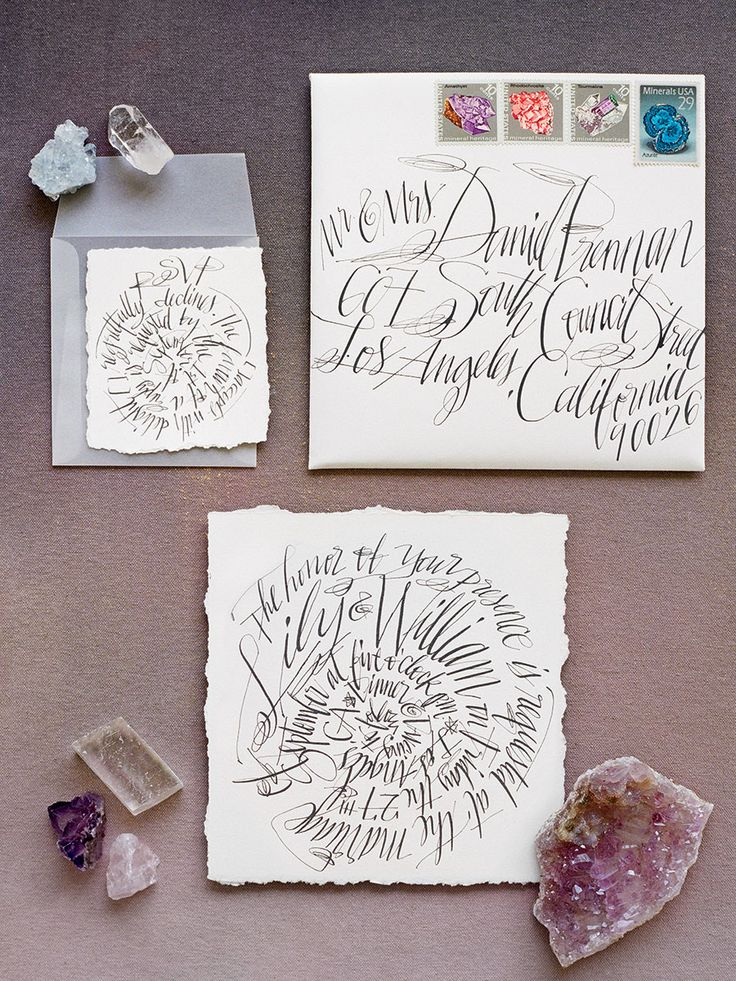
#> input picture Calligraphic_Starting_Approach/input/image_1.jpg, 736 x 981 px; its folder holds only this picture in this run
$ python Calligraphy_segmenter.py
#> lines starting #> are read from the running program, lines starting #| are printed output that depends on the picture; after the words box and inside, x2 and y2 are one past the last pixel; in counts of white or black regions, pixels touching at a corner belong together
import cv2
import numpy as np
from pathlib import Path
import matplotlib.pyplot as plt
from skimage import measure, morphology
from scipy import ndimage
import json
import math
from pathlib import Path

class EnhancedCalligraphyCharacterExtractor:
    def __init__(self):
        self.min_char_area = 100  # Increased minimum area for letters
        self.max_char_area = 8000  # Reduced max area to avoid objects
        self.min_aspect_ratio = 0.2  # Letters typically have reasonable aspect ratios
        self.max_aspect_ratio = 4.0
        self.min_width = 15  # Minimum width for a character
        self.min_height = 20  # Minimum height for a character

    def _convert_numpy_types(self, obj):
        """Convert numpy types to native Python types for JSON serialization"""
        if isinstance(obj, np.integer):
            return int(obj)
        elif isinstance(obj, np.floating):
            return float(obj)
        elif isinstance(obj, np.ndarray):
            return obj.tolist()
        elif isinstance(obj, dict):
            return {key: self._convert_numpy_types(value) for key, value in obj.items()}
        elif isinstance(obj, list):
            return [self._convert_numpy_types(item) for item in obj]
        elif isinstance(obj, tuple):
            return tuple(self._convert_numpy_types(item) for item in obj)
        else:
            return obj

    def preprocess_image(self, image_path):
        """Enhanced preprocessing with better text isolation"""
        # Load image
        img = cv2.imread(str(image_path))
#> img is the input picture: shape (981, 736, 3); mean B, G, R 160.8, 159.4, 170.5
        if img is None:
            raise ValueError(f"Could not load image: {image_path}")

        original = img.copy()

        # Convert to grayscale
        gray = cv2.cvtColor(img, cv2.COLOR_BGR2GRAY)

        # Apply bilateral filter to reduce noise while preserving edges
        filtered = cv2.bilateralFilter(gray, 9, 75, 75)

        # Try multiple thresholding approaches
        binary_images = []

        # Method 1: Adaptive threshold with different parameters
        binary1 = cv2.adaptiveThreshold(
            filtered, 255, cv2.ADAPTIVE_THRESH_GAUSSIAN_C,
            cv2.THRESH_BINARY_INV, 11, 8
        )
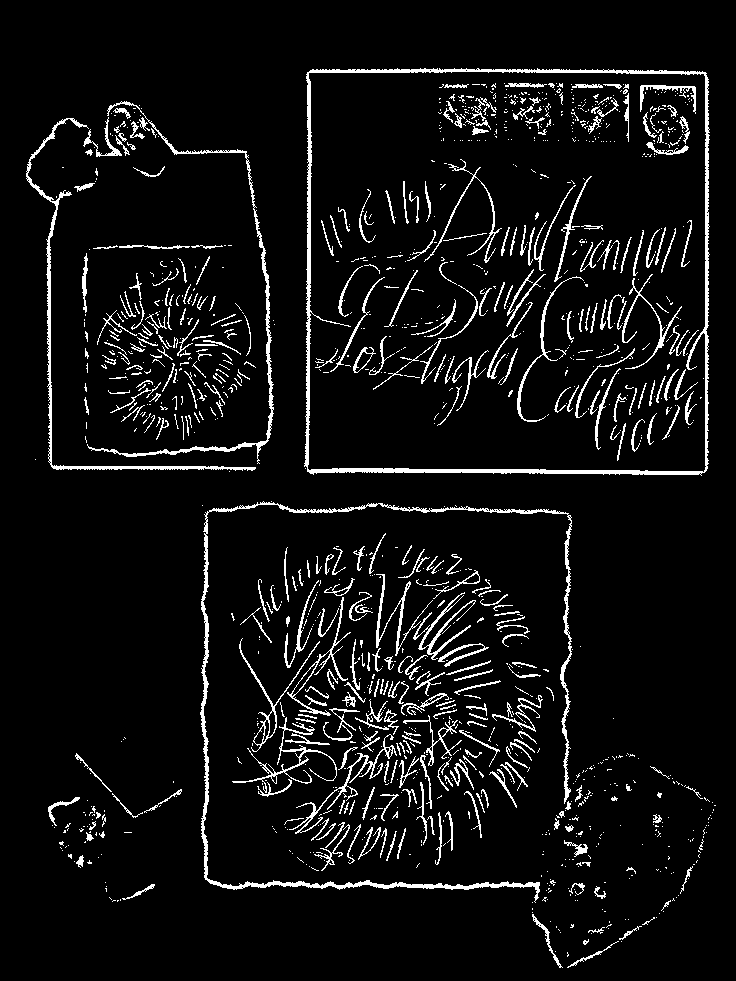
#> binary1: shape (981, 736); 6.5% white in thin lines or dots, all inside (x1, y1, x2, y2) = (26, 68, 716, 968)
        binary_images.append(binary1)

        binary2 = cv2.adaptiveThreshold(
            filtered, 255, cv2.ADAPTIVE_THRESH_MEAN_C,
            cv2.THRESH_BINARY_INV, 15, 10
        )
#> binary2: shape (981, 736); 10.4% white; 844 white regions (477 under 20 px), largest, box (x1, y1, x2, y2) and area: (198, 499, 718, 973) 10880, (302, 65, 713, 478) 10852, (80, 118, 276, 467) 5977
        binary_images.append(binary2)

        # Method 2: Otsu's threshold
        _, binary3 = cv2.threshold(filtered, 0, 255, cv2.THRESH_BINARY_INV + cv2.THRESH_OTSU)
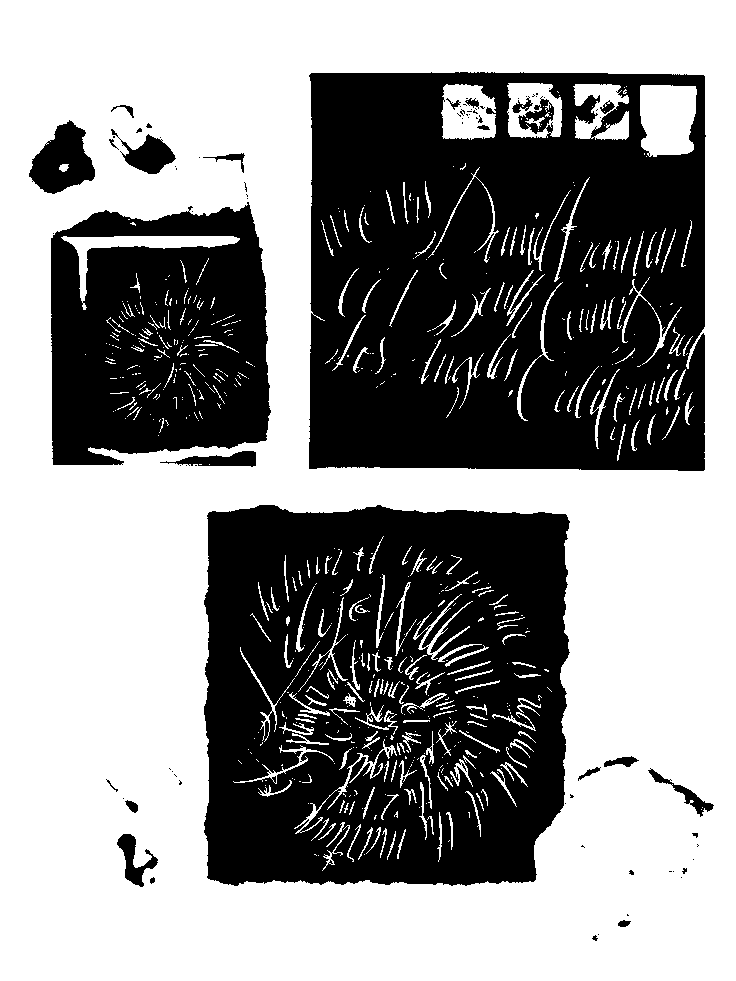
#> binary3: shape (981, 736); 56.7% white; 89 black regions (66 under 20 px), largest, box (x1, y1, x2, y2) and area: (309, 72, 706, 471) 138028, (204, 505, 570, 886) 119975, (51, 202, 271, 465) 46692
        binary_images.append(binary3)

        # Method 3: Custom threshold based on mean and std
        mean_val = np.mean(filtered)
#> mean_val = 163.6
        std_val = np.std(filtered)
#> std_val = 58.03
        threshold_val = int(mean_val - 0.5 * std_val)
#> threshold_val = 134
        _, binary4 = cv2.threshold(filtered, threshold_val, 255, cv2.THRESH_BINARY_INV)
#> binary4: shape (981, 736); 38.3% white; 1276 white regions (1030 under 20 px), largest, box (x1, y1, x2, y2) and area: (0, 0, 736, 981) 253556, (640, 85, 696, 155) 2818, (84, 730, 175, 801) 2755
        binary_images.append(binary4)

        # Choose the best binary image
        best_binary = self._select_best_binary_for_text(binary_images, filtered)

        # Clean up the binary image
        cleaned = self._clean_binary_image(best_binary)

        return original, gray, cleaned

    def _select_best_binary_for_text(self, binary_images, gray_img):
        """Select binary image that best captures text while avoiding objects"""
        scores = []

        for binary in binary_images:
            # Count valid text-like components
            num_labels, labels, stats, centroids = cv2.connectedComponentsWithStats(binary, connectivity=8)

            text_score = 0
            object_penalty = 0

            for i in range(1, num_labels):
                area = stats[i, cv2.CC_STAT_AREA]
                w = stats[i, cv2.CC_STAT_WIDTH]
                h = stats[i, cv2.CC_STAT_HEIGHT]
                x, y = stats[i, cv2.CC_STAT_LEFT], stats[i, cv2.CC_STAT_TOP]

                aspect_ratio = h / w if w > 0 else 0

                # Check if it looks like text
                if (self.min_char_area <= area <= self.max_char_area and
                    self.min_aspect_ratio <= aspect_ratio <= self.max_aspect_ratio and
                    w >= self.min_width and h >= self.min_height):

                    # Extract the component for further analysis
                    component = binary[y:y+h, x:x+w]

                    # Check if it has text-like characteristics
                    if self._is_text_like(component, area):
                        text_score += 1
                    else:
                        object_penalty += 0.5

                # Penalize very large or very small components (likely objects or noise)
                elif area > self.max_char_area or area < 50:
                    object_penalty += 0.2

            # Calculate final score
            final_score = text_score - object_penalty
            scores.append(final_score)
#> this loop made 4 passes
#> num_labels on pass 1: 1337
#> pass 1, in _select_best_binary_for_text, `num_labels, labels, stats, centroids = cv2.connectedComponentsWithStat..`:
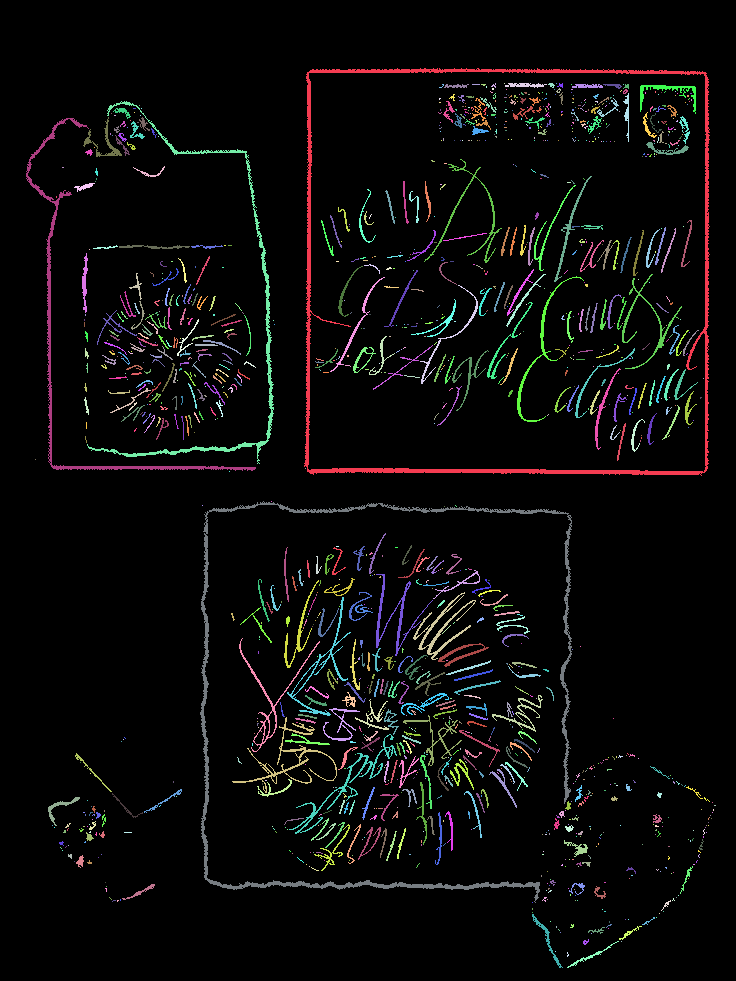
#> labels: shape (981, 736) int32; 1337 distinct labels, from 0 to 1336; one colour per label, 0 black
#> pass 1, in _is_text_like, `edges = cv2.Canny(component, 50, 150)`:
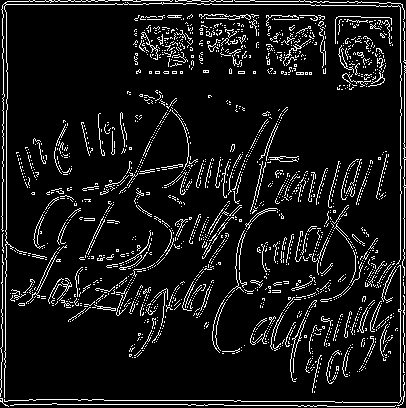
#> edges: shape (408, 406); 8.8% white in thin lines or dots
#> pass 1, in _is_text_like (call 2), `edges = cv2.Canny(component, 50, 150)`:
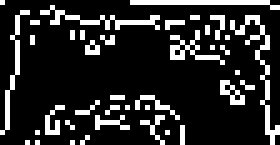
#> edges: shape (29, 56) (shown 5 times larger); 16.7% white in thin lines or dots
#> pass 1, in _is_text_like (call 3), `edges = cv2.Canny(component, 50, 150)`:
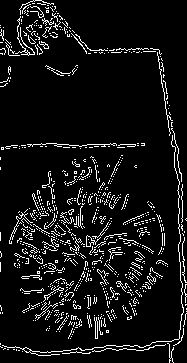
#> edges: shape (363, 187); 7.9% white in thin lines or dots

        # Return the binary with the highest score
        best_idx = np.argmax(scores)
        return binary_images[best_idx]

    def _is_text_like(self, component, area):
        """Determine if a component looks like text rather than an object"""
        if component.size == 0:
            return False

        h, w = component.shape

        # Text characteristics to check:

        # 1. Density should be reasonable (not too sparse or too dense)
        density = np.sum(component > 0) / component.size
        if density < 0.05 or density > 0.95:
            return False

        # 2. Check for vertical strokes (common in letters)
        vertical_profile = np.sum(component, axis=0)
        has_vertical_variation = np.std(vertical_profile) > np.mean(vertical_profile) * 0.3

        # 3. Check for horizontal strokes
        horizontal_profile = np.sum(component, axis=1)
        has_horizontal_variation = np.std(horizontal_profile) > np.mean(horizontal_profile) * 0.3

        # 4. Check edge complexity (text has more complex edges than simple objects)
        edges = cv2.Canny(component, 50, 150)
        edge_density = np.sum(edges > 0) / edges.size

        # 5. Check for holes (many letters have holes or enclosed areas)
        contours, hierarchy = cv2.findContours(component, cv2.RETR_TREE, cv2.CHAIN_APPROX_SIMPLE)
        has_holes = hierarchy is not None and len(hierarchy[0]) > 1

        # 6. Circularity check (reject very circular objects like stamps)
        if contours:
            largest_contour = max(contours, key=cv2.contourArea)
            perimeter = cv2.arcLength(largest_contour, True)
            if perimeter > 0:
                circularity = 4 * np.pi * area / (perimeter * perimeter)
                if circularity > 0.85:  # Very circular, likely not text
                    return False

        # Score based on text-like features
        text_score = 0
        if has_vertical_variation:
            text_score += 1
        if has_horizontal_variation:
            text_score += 1
        if 0.01 < edge_density < 0.3:
            text_score += 1
        if has_holes:
            text_score += 0.5
        if 0.1 < density < 0.8:
            text_score += 1

        return text_score >= 2.5

    def _clean_binary_image(self, binary):
        """Clean the binary image to remove noise and enhance text"""
        # Remove small noise
        kernel_open = cv2.getStructuringElement(cv2.MORPH_ELLIPSE, (2, 2))
        cleaned = cv2.morphologyEx(binary, cv2.MORPH_OPEN, kernel_open)
#> cleaned: shape (981, 736); 9.6% white; 887 white regions (492 under 20 px), largest, box (x1, y1, x2, y2) and area: (199, 500, 719, 974) 10888, (303, 66, 713, 479) 10630, (81, 119, 277, 467) 5956

        # Close small gaps in characters
        kernel_close = cv2.getStructuringElement(cv2.MORPH_ELLIPSE, (3, 3))
        cleaned = cv2.morphologyEx(cleaned, cv2.MORPH_CLOSE, kernel_close)
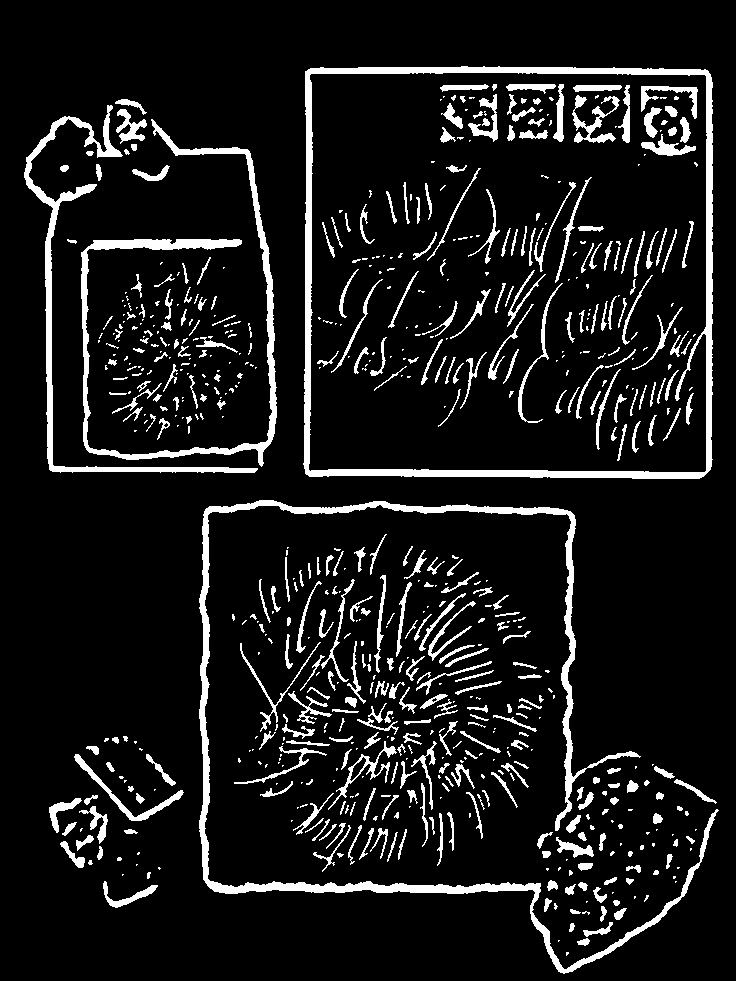
#> cleaned: shape (981, 736); 9.8% white; 696 white regions (331 under 20 px), largest, box (x1, y1, x2, y2) and area: (199, 500, 719, 974) 11110, (303, 66, 713, 479) 10739, (81, 119, 277, 467) 5983

        return cleaned

    def _is_punctuation_or_symbol(self, component):
        """Check if component is likely punctuation or small symbol"""
        if component.size == 0:
            return True

        h, w = component.shape
        area = np.sum(component > 0)

        # Very small components are likely punctuation
        if area < 80 or w < 10 or h < 15:
            return True

        # Check for dot-like shapes (periods, commas)
        aspect_ratio = h / w if w > 0 else 0
        if aspect_ratio > 3 and area < 200:  # Tall thin shapes like commas
            return True

        if aspect_ratio < 1.5 and area < 300:  # Small squarish shapes like periods
            return True

        # Check density - punctuation is often very dense or very sparse
        density = area / component.size
        if density > 0.9 or density < 0.03:
            return True

        return False

    def segment_characters_advanced(self, binary_img, original_img):
        """Advanced character segmentation focusing on letters"""
        # Find connected components
        num_labels, labels, stats, centroids = cv2.connectedComponentsWithStats(
            binary_img, connectivity=8
        )
#> labels: shape (981, 736) int32; 697 distinct labels, from 0 to 696

        # Extract potential character regions
        potential_chars = []

        # Get image dimensions for position-based filtering
        img_height, img_width = binary_img.shape

        # Define text regions (ignore extreme edges where objects might be)
        text_margin_x = img_width * 0.1
        text_margin_y = img_height * 0.1

        for i in range(1, num_labels):  # Skip background
            x, y, w, h, area = stats[i]

            # Filter based on size and position
            aspect_ratio = h / w if w > 0 else 0

            # Skip if it's in the very edge areas (likely objects)
            in_edge_area = (x < text_margin_x or y < text_margin_y or
                          x + w > img_width - text_margin_x or
                          y + h > img_height - text_margin_y)

            # Apply stricter filtering for better character detection
            if (self.min_char_area <= area <= self.max_char_area and
                self.min_aspect_ratio <= aspect_ratio <= self.max_aspect_ratio and
                w >= self.min_width and h >= self.min_height):

                # Extract component for analysis
                padding = 5
                x_start = max(0, x - padding)
                y_start = max(0, y - padding)
                x_end = min(binary_img.shape[1], x + w + padding)
                y_end = min(binary_img.shape[0], y + h + padding)

                char_binary = binary_img[y_start:y_end, x_start:x_end]
                char_original = original_img[y_start:y_end, x_start:x_end]

                # Skip if it's punctuation or small symbol
                if self._is_punctuation_or_symbol(char_binary):
                    continue

                # Check if it looks like text
                if not self._is_text_like(char_binary, area):
                    continue

                # Calculate confidence
                confidence = self._calculate_text_confidence(char_binary, in_edge_area)

                if confidence > 0.3:  # Higher threshold for better quality
                    centroid = (float(centroids[i][0]), float(centroids[i][1]))

                    potential_chars.append({
                        'binary': char_binary,
                        'original': char_original,
                        'bbox': (int(x_start), int(y_start), int(x_end), int(y_end)),
                        'centroid': centroid,
                        'area': int(area),
                        'aspect_ratio': float(aspect_ratio),
                        'confidence': confidence,
                        'in_edge_area': in_edge_area
                    })
#> (the rest of the program and of its run is left out)
